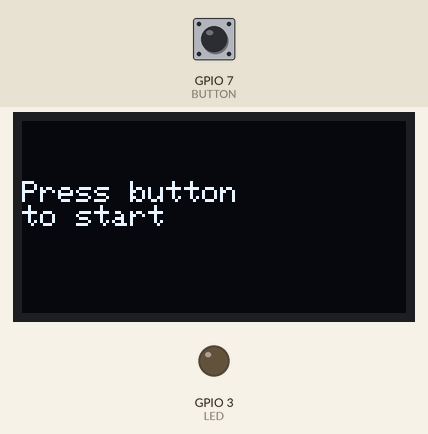
A sketch run on a simulated ESP32-S3. On the bench: 128×64 one-colour display, output pins drawn as LEDs (lit = HIGH). The inputs (shaded band) are chosen by the test bench; at power-on: GPIO 7 (BUTTON) HIGH. Random numbers use the default seed unless the sketch sets one.

Above: at 1.2 s.
1.3 s: GPIO 7 (BUTTON) pulled LOW for 0.15 s
At 2.1 s:
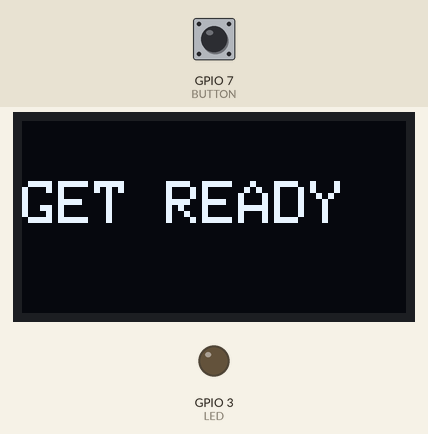
4.4 s: GPIO 7 (BUTTON) pulled LOW for 1 s
At 5.5 s:
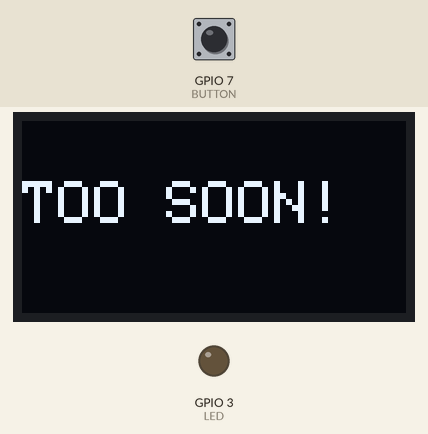
7.9 s: GPIO 7 (BUTTON) pulled LOW for 0.15 s
At 9.5 s:
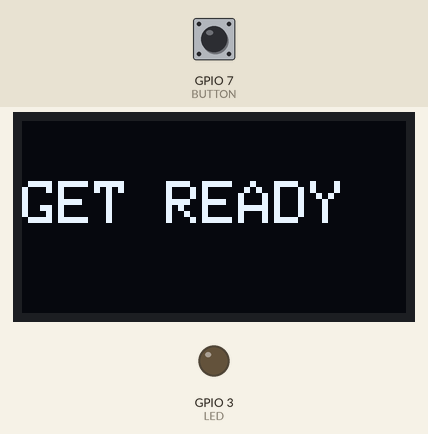
11.0 s: GPIO 7 (BUTTON) pulled LOW for 3.2 s
At 13.16 s:
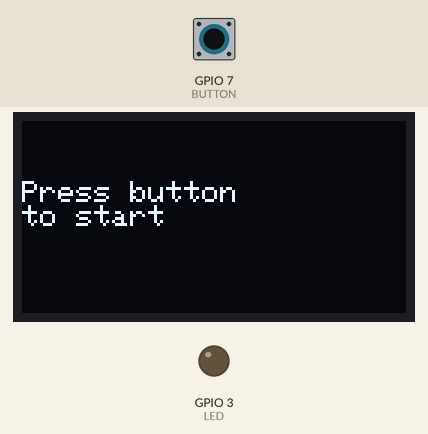
18.7 s: GPIO 7 (BUTTON) pulled LOW for 0.15 s
At 20.0 s:
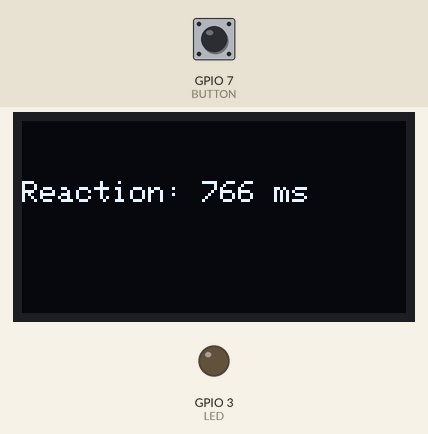
Timing chart, 0 to 21.7 s (numbered marks = the images above; inputs shaded):
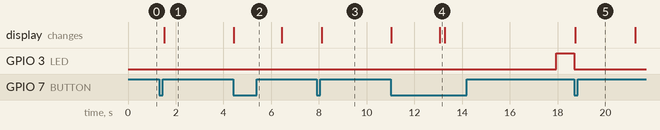

The sketch:

reaction_time_test.ino
```cpp
#include <Wire.h>
#include <Adafruit_GFX.h>
#include <Adafruit_SSD1306.h>

#define SCREEN_WIDTH 128
#define SCREEN_HEIGHT 64

Adafruit_SSD1306 display(SCREEN_WIDTH, SCREEN_HEIGHT, &Wire, -1);

#define SDA_PIN 8
#define SCL_PIN 9
#define BUTTON 7
#define LED 3

unsigned long startTime;

void waitForButtonPress() {
  while (digitalRead(BUTTON) == HIGH);
  delay(200); // debounce
}

void setup() {
  Serial.begin(115200);

  pinMode(BUTTON, INPUT_PULLUP);
  pinMode(LED, OUTPUT);

  Wire.begin(SDA_PIN, SCL_PIN);

  if (!display.begin(SSD1306_SWITCHCAPVCC, 0x3C)) {
    Serial.println("OLED failed");
    while (1);
  }

  display.clearDisplay();
  display.setTextColor(WHITE);

  randomSeed(esp_random());
}

void loop() {

  // ---- START SCREEN ----
  display.clearDisplay();
  display.setTextSize(1);
  display.setCursor(0, 20);
  display.println("Press button");
  display.println("to start");
  display.display();

  waitForButtonPress();

  // ---- READY ----
  display.clearDisplay();
  display.setTextSize(2);
  display.setCursor(0, 20);
  display.println("GET READY");
  display.display();

  delay(1000);

  // ---- RANDOM WAIT ----
  unsigned long waitStart = millis();
  unsigned long waitTime = random(2000, 5000);

  while (millis() - waitStart < waitTime) {
    if (digitalRead(BUTTON) == LOW) {
      display.clearDisplay();
      display.setTextSize(2);
      display.setCursor(0, 20);
      display.println("TOO SOON!");
      display.display();
      delay(2000);
      return;
    }
  }

  // ---- GO ----
  digitalWrite(LED, HIGH);
  startTime = millis();

  while (true) {
    if (digitalRead(BUTTON) == LOW) {
      unsigned long reaction = millis() - startTime;
      digitalWrite(LED, LOW);

      // ---- RESULT ----
      display.clearDisplay();
      display.setTextSize(1);
      display.setCursor(0, 20);
      display.print("Reaction: ");
      display.print(reaction);
      display.println(" ms");
      display.display();

      delay(2500);
      break;
    }
  }

  // ---- TRY AGAIN SCREEN ----
  display.clearDisplay();
  display.setTextSize(1);
  display.setCursor(0, 20);
  display.println("Press button");
  display.println("to try again");
  display.display();

  waitForButtonPress();
}
```

Measured:
- after the input at 1.3 s, the display: changes after 0.23 s (image 1)
- after the input at 4.4 s, the display: changes at once (image 2)
- after the input at 7.9 s, the display: changes after 0.23 s (image 3)
- after the input at 11.0 s, the display: first changes at once (image 4 shows a later state)
- after the input at 18.7 s, GPIO 3 (LED): HIGH → LOW at once; the display: changes at once (image 5)
